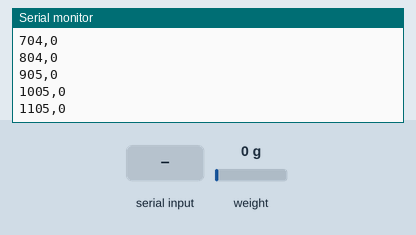
The sketch below on a simulated Arduino Uno, built with avr-gcc and run on an emulated ATmega328P. On the bench: the last lines printed to the serial monitor. The inputs (shaded band) are chosen by the test bench; at power-on: weight on the scale 0 g.

Above: at 3.2 s.
3.3 s: weight on the scale set to 100 g
At 3.31 s:
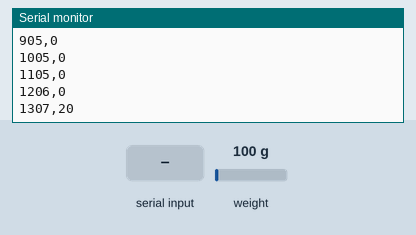
4.8 s: "0" received over Serial
At 6.02 s:
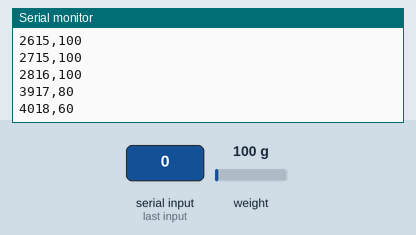
6.3 s: "+" received over Serial
7.8 s: weight on the scale set to 1250 g
At 7.83 s:
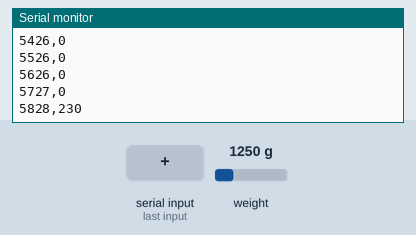
Timing chart, 0 to 10.3 s (numbered marks = the images above; inputs shaded):
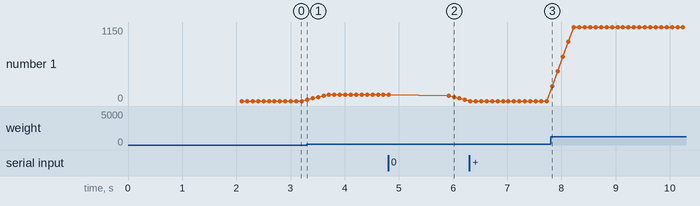

Measured:
- after the input at 3.3 s, the serial monitor: prints a new line at once (image 1)
- after the input at 4.8 s, the serial monitor: prints a new line after 1.1 s (image 2)
- after the input at 7.8 s, the serial monitor: prints a new line at once (image 3)
- plotted number 1: 0 → 100 after the input at 3.3 s, 0 → 1150 after the input at 7.8 s

The sketch:

scale.ino
```cpp
// (licence header left out)
#include "HX711.h"

#define LOADCELL_DOUT_PIN  3
#define LOADCELL_SCK_PIN  2

HX711 scale;
unsigned long start_time;
unsigned long elapsed_time;

float calibration_factor = -375; //-7050 worked for my 440lb max scale setup

// READING SMOOTHING

const int numReadings = 5;
float readings[numReadings];      // the readings from the analog input
int readIndex = 0;              // the index of the current reading
float total = 0;                  // the running total
float average = 0;

void setup() {
  Serial.begin(9600);
  //Serial.println("HX711 calibration sketch");
  //Serial.println("Remove all weight from scale");
  //Serial.println("After readings begin, place known weight on scale");
  //Serial.println("Press + or a to increase calibration factor");
  //Serial.println("Press - or z to decrease calibration factor");

  scale.begin(LOADCELL_DOUT_PIN, LOADCELL_SCK_PIN);
  scale.set_scale();
  scale.tare(); //Reset the scale to 0

  long zero_factor = scale.read_average(); //Get a baseline reading
  //Serial.print("Zero factor: "); //This can be used to remove the need to tare the scale. Useful in permanent scale projects.
  //Serial.println(zero_factor);
  start_time = millis();
}

void loop() {
  total = total - readings[readIndex];   // subtract the last reading:
  readings[readIndex] = scale.get_units();  // read from the sensor:
  total = total + readings[readIndex];   // add the reading to the total:
  readIndex = readIndex + 1;   // advance to the next position in the array:

  // if we're at the end of the array...
  if (readIndex >= numReadings) {
      readIndex = 0;    // ...wrap around to the beginning:
    }

  average = round(total / numReadings);   // calculate the average (of sensor readings)

  elapsed_time = (millis()-start_time);

  scale.set_scale(calibration_factor); //Adjust to this calibration factor
  //Serial.print("Time: ");
  Serial.print(elapsed_time);
  Serial.print(",");
  //Serial.print(" ms | ");
  //Serial.print("Reading: ");
  Serial.println((int)average);
  //Serial.print(" g"); //Change this to kg and re-adjust the calibration factor if you follow SI units like a sane person
  //Serial.print(" calibration_factor: ");
  //Serial.print(calibration_factor);
  //Serial.println();

  if(Serial.available())
  {
    char temp = Serial.read();
    if(temp == '+' || temp == 'a')
      calibration_factor += 1;
    else if(temp == '-' || temp == 'z')
      calibration_factor -= 1;
    else if(temp == '0')
      scale.tare();
  }
}
```
